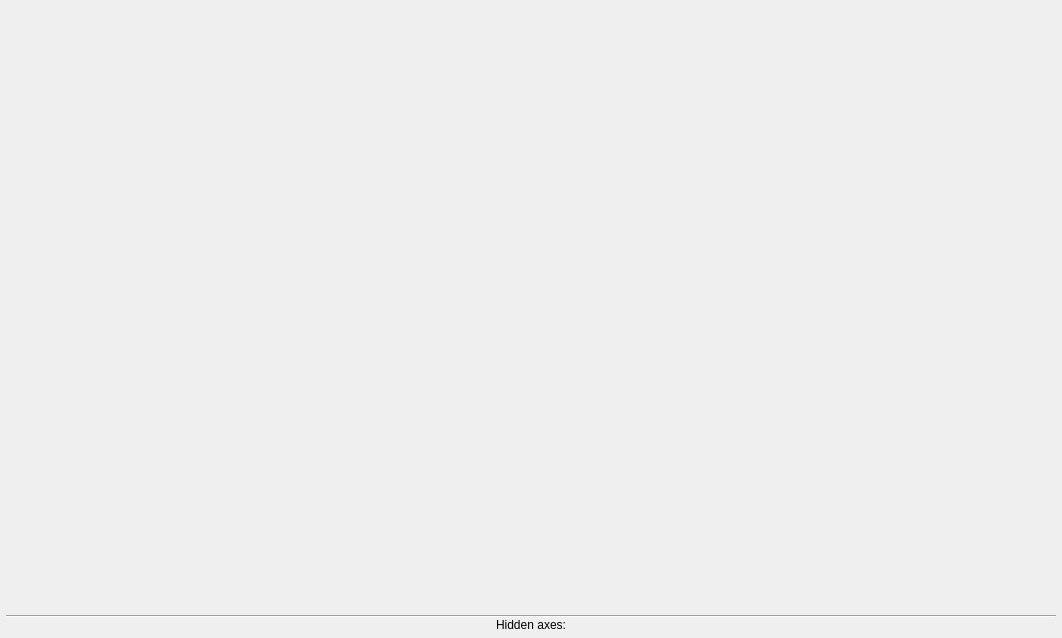
<?xml version="1.0" encoding="UTF-8"?>
<ui version="4.0">
 <class>AxesConfig</class>
 <widget class="QWidget" name="AxesConfig">
  <property name="geometry">
   <rect>
    <x>0</x>
    <y>0</y>
    <width>1062</width>
    <height>638</height>
   </rect>
  </property>
  <property name="windowTitle">
   <string>Form</string>
  </property>
  <layout class="QVBoxLayout" name="verticalLayout">
   <property name="spacing">
    <number>0</number>
   </property>
   <property name="leftMargin">
    <number>6</number>
   </property>
   <property name="topMargin">
    <number>0</number>
   </property>
   <property name="rightMargin">
    <number>6</number>
   </property>
   <property name="bottomMargin">
    <number>6</number>
   </property>
   <item>
    <widget class="QScrollArea" name="scrollArea">
     <property name="layoutDirection">
      <enum>Qt::LayoutDirection::LeftToRight</enum>
     </property>
     <property name="frameShape">
      <enum>QFrame::Shape::NoFrame</enum>
     </property>
     <property name="widgetResizable">
      <bool>true</bool>
     </property>
     <property name="alignment">
      <set>Qt::AlignmentFlag::AlignLeading|Qt::AlignmentFlag::AlignLeft|Qt::AlignmentFlag::AlignTop</set>
     </property>
     <widget class="QWidget" name="scrollAreaWidgetContents">
      <property name="geometry">
       <rect>
        <x>0</x>
        <y>0</y>
        <width>1050</width>
        <height>615</height>
       </rect>
      </property>
      <layout class="QVBoxLayout" name="layoutV_Axes">
       <property name="spacing">
        <number>10</number>
       </property>
       <property name="leftMargin">
        <number>0</number>
       </property>
       <property name="topMargin">
        <number>0</number>
       </property>
       <property name="rightMargin">
        <number>0</number>
       </property>
       <property name="bottomMargin">
        <number>0</number>
       </property>
      </layout>
     </widget>
    </widget>
   </item>
   <item>
    <widget class="Line" name="line">
     <property name="orientation">
      <enum>Qt::Orientation::Horizontal</enum>
     </property>
    </widget>
   </item>
   <item>
    <layout class="QHBoxLayout" name="layoutH_HiddenAxes">
     <property name="topMargin">
      <number>0</number>
     </property>
     <item>
      <widget class="QLabel" name="label">
       <property name="text">
        <string>Hidden axes:</string>
       </property>
       <property name="alignment">
        <set>Qt::AlignmentFlag::AlignCenter</set>
       </property>
      </widget>
     </item>
    </layout>
   </item>
  </layout>
 </widget>
 <resources/>
 <connections/>
</ui>
